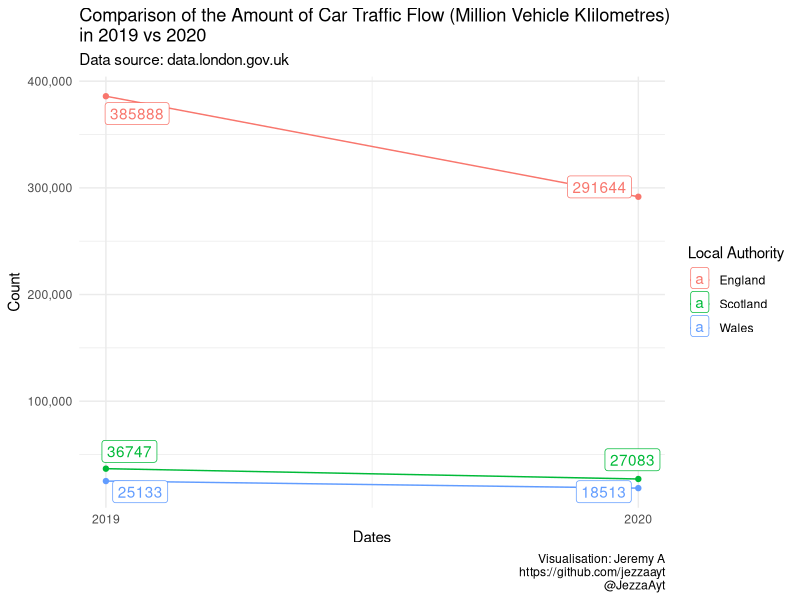

Reproduce this figure in R.
library(tidyverse)
library(ggrepel)
#data source: https://data.london.gov.uk/dataset/traffic-flows-borough
#license of the data: https://www.nationalarchives.gov.uk/doc/open-government-licence/version/2/
df <- readxl::read_xls("traffic-flow-borough.xls", sheet = "Traffic Flows - Cars")
df
df <- na.omit(df)
df
df2<- df %>% pivot_longer(cols = c(`2019`,`2020`),
                          names_to = "Dates", values_to = "Count") 
df2 <- df2 %>% select(`Local Authority`, Dates, Count)
areas <- c("Wales", "Scotland", "England")
df2 <- df2 %>% filter(`Local Authority` %in% areas)
df2$Dates <- as.numeric(as.character(df2$Dates))
df2$Count <- as.numeric(as.character(df2$Count))
ggplot(df2, aes(x=Dates, y = Count , color = `Local Authority`)) + 
  geom_point()+geom_line() +scale_y_continuous(labels = scales::label_comma()) + 
  scale_x_continuous(breaks = c(2019, 2020)) + geom_label_repel(aes(label= Count)) +
  labs(title = "Comparison of the Amount of Car Traffic Flow (Million Vehicle KIilometres)\nin 2019 vs 2020",
       subtitle = "Data source: data.london.gov.uk", 
       caption = "Visualisation: Jeremy A\nhttps://github.com/jezzaayt\n@JezzaAyt") + theme_classic() + theme_minimal()

